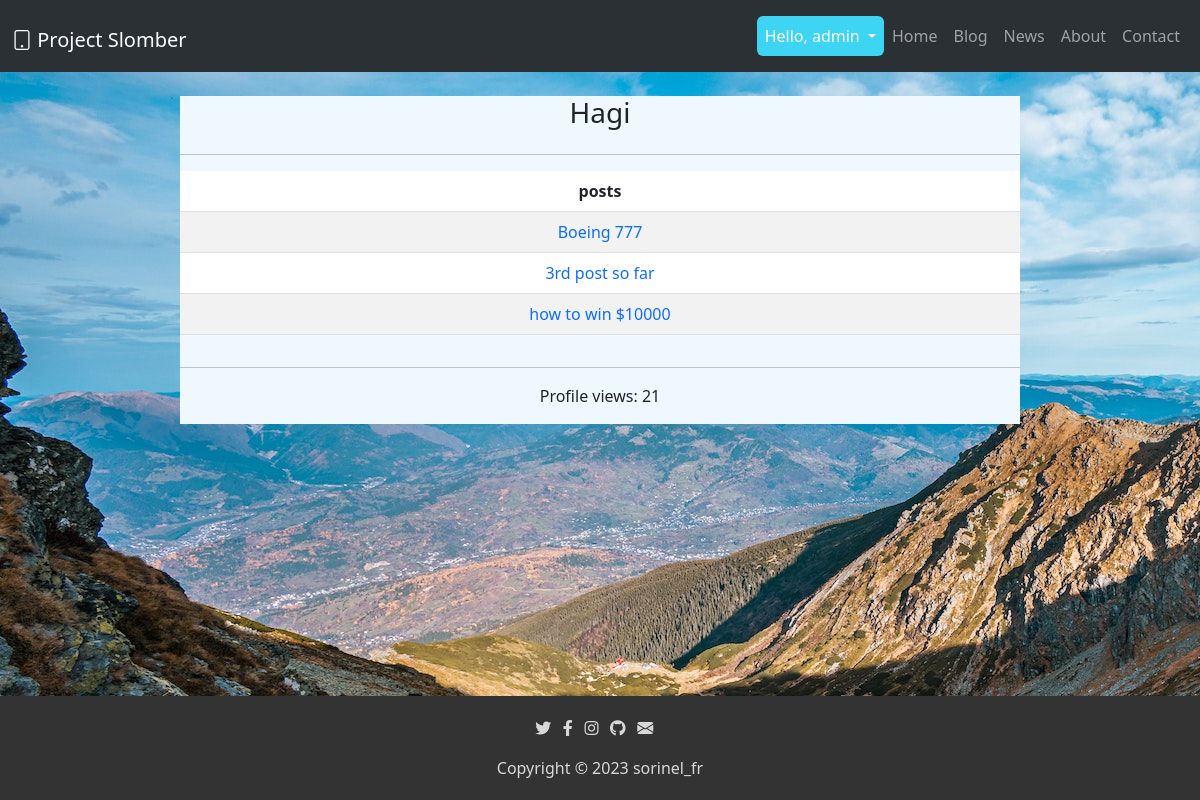
The app's page /profile/Hagi (signed in) with its own data.
### server.py (models this page shows)
    class User(UserMixin, db.Model):
        __tablename__ = "user"
        id = db.Column(db.Integer, primary_key=True)
        email = db.Column(db.String(100), unique=True, nullable=False)
        password = db.Column(db.String(100), nullable=False)
        name = db.Column(db.String(100), unique=True, nullable=False)
        profile_views = db.Column(db.Integer, nullable=False)
        posts = relationship("BlogPosts", back_populates="author")
        comment = relationship("Comments", back_populates="author")

    class BlogPosts(UserMixin, db.Model):
        __tablename__ = "posts"
        id = db.Column(db.Integer, primary_key=True)
        user_id = db.Column(db.Integer, db.ForeignKey('user.id'))
        author = relationship("User", back_populates="posts")
        comment = relationship("Comments", back_populates="posts")
        title = db.Column(db.String(250), unique=True, nullable=False)
        subtitle = db.Column(db.String(250), nullable=False)
        date = db.Column(db.String(250), nullable=False)
        text = db.Column(db.Text, nullable=False)
        post_views = db.Column(db.Integer, nullable=False)

### server.py (the view)
    @app.route('/profile/<name>')
    def user_profile(name):
        wrong_name = False
        user = User.query.filter_by(name=name).first()
        user_posts = BlogPosts.query.filter_by(user_id=user.id).all()
        if current_user.is_authenticated:
            try:
                if current_user.id != user.id:
                    user.profile_views += 1
                    db.session.commit()
            except:
                wrong_name = True
                return render_template('profile.html', wrong_name=wrong_name, name=name)
        user = User.query.filter_by(name=name).first()
        return render_template('profile.html',
                               user=user,
                               wrong_name=wrong_name,
                               name=name,
                               user_posts=user_posts,
                               number_of_posts=len(user_posts)
                               )

### server.py (called while the page is built)
    @login_manager.user_loader
    def load_user(user_id):
        return User.query.filter_by(id=user_id).first()

### templates/profile.html (shortened to what this page needs)
<!DOCTYPE html>
<html lang="en">
<head>
    <link rel="stylesheet" href="{{url_for('static', filename='style.css')}}">
    <link rel="stylesheet" href="https://cdnjs.cloudflare.com/ajax/libs/font-awesome/5.15.3/css/all.min.css">
    <link href="https://cdn.jsdelivr.net/npm/bootstrap@5.3.0-alpha3/dist/css/bootstrap.min.css" rel="stylesheet"
>
    <link rel="stylesheet" href="https://cdn.jsdelivr.net/npm/bootstrap-icons@1.10.4/font/bootstrap-icons.css">
</head>
<body style="margin-bottom: 10%;">
    <nav class="navbar navbar-expand-lg bg-body-tertiary" data-bs-theme="dark">
        <div class="container-fluid">
            <h1><a class="navbar-brand" href="/"><i class="bi bi-tablet"></i> Project Slomber</a></h1>
            <div class="collapse navbar-collapse" id="navbarSupportedContent">
                <ul class="navbar-nav ms-auto mb-2 mb-lg-0">
                    {%if current_user.is_authenticated: %}
                    <li class="nav-item">
                        <div class="btn-group">
                            <button type="button" class="btn btn-info dropdown-toggle nav-link active" data-toggle="dropdown"
                                aria-haspopup="true" aria-expanded="true">
                                Hello, {{ current_user.name }}
                            </button>
                        </div>
                    </li>
                    {% endif %}
                    <li class="nav-item">
                        <a class="nav-link" aria-current="page" href="/">Home</a>
                    </li>
                    <li class="nav-item">
                        <a class="nav-link" href="/blog">Blog</a>
                    </li>
                    <li class="nav-item">
                        <a class="nav-link" href="/news">News</a>
                    </li>
                    <li class="nav-item">
                        <a class="nav-link" href="/about">About</a>
                    </li>
                    <li class="nav-item">
                        <a class="nav-link" href="/contact">Contact</a>
                    </li>
                </ul>
            </div>
        </div>
    </nav>
    <div class="user-card">
        {% if wrong_name: %}
        <h3>Error: No user with name {{name}}</h3>
        {% else %}
        <h3>{{user.name}}</h3>
        <hr>
        <table class="table table-striped table-hover">
            <thead>
                <tr>
                    <th scope="col">
                        posts
                    </th>
                </tr>
            </thead>
            <tbody>
                {% if number_of_posts != 0:%}
                    {% for post in user_posts: %}
                        <tr>
                            <td>
                                <a href="/blog/post/{{post.id}}" style="text-decoration: none;">{{post.title}}</a>
                            </td>
                        </tr>
                    {% endfor %}
                {% else %}
                    <tr>
                        <td>
                            This user has no posts
                        </td>
                    </tr>
                {% endif %}
            </tbody>
        </table>
        <hr>
        <p>Profile views: {{user.profile_views}}</p>
        {% endif %}
    </div>
</body>
<footer>
    <ul class="icons">
        <li><a href="https://twitter.com/Sorin63701900" target="_blank"><i class="fab fa-twitter"></i></a></li>
        <li><a href="https://www.facebook.com/sorin.fratean" target="_blank"><i class="fab fa-facebook-f"></i></a></li>
        <li><a href="https://www.instagram.com/sorinel_fr/" target="_blank"><i class="fab fa-instagram"></i></a></li>
        <li><a href="https://github.com/Sorinel27" target="_blank"><i class="fab fa-github"></i></a></li>
        <li><a href="mailto:sorin78910@gmail.com" target="_blank"><i class="bi bi-envelope-fill"></i></a></li>
    </ul>
    <a href="https://sorinelfr.ro/" target="_blank">Copyright &copy; 2023 sorinel_fr</a>
</footer>
</html>

### static/style.css (style rules this page uses)
body { margin-bottom: 10%; background-image: url("img/bg.jpg"); background-size: auto; }
body .user-card { background-color: aliceblue; display: -webkit-box; display: -ms-flexbox; display: flex; -webkit-box-orient: vertical; -webkit-box-direction: normal; -ms-flex-direction: column; flex-direction: column; -webkit-box-pack: center; -ms-flex-pack: center; justify-content: center; text-align: center; width: 70%; margin-top: 2%; margin-left: auto; margin-right: auto; }
footer { background-color: #333; color: #fff; text-align: center; position: fixed; bottom: 0; width: 100%; padding: 20px; }
footer .icons { display: -webkit-box; display: -ms-flexbox; display: flex; -webkit-box-orient: horizontal; -webkit-box-direction: normal; -ms-flex-direction: row; flex-direction: row; list-style-type: none; -webkit-box-pack: center; -ms-flex-pack: center; justify-content: center; padding-left: 0; }
footer .icons li { padding-right: 1%; }
footer a { text-decoration: none; color: #d8d8d8; }

### records on screen
User: name "admin"
User: name "Hagi", profile_views "21"
BlogPosts: title "Boeing 777"
BlogPosts: title "3rd post so far"
BlogPosts: title "how to win $10000"
